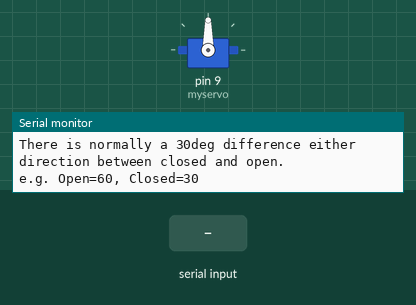
Bench run of a sketch on a simulated Arduino Uno, built with avr-gcc and run on an emulated ATmega328P. Shown: servo, the last lines printed to the serial monitor. The inputs (shaded band) are chosen by the test bench.

Above: at 1.3 s.
1.4 s: "90,45\n" received over Serial
At 2.2 s:
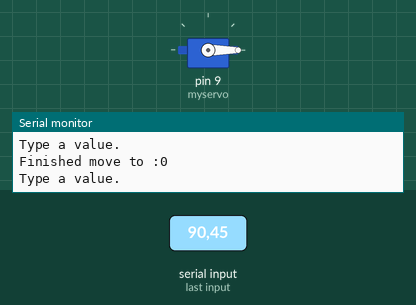
3.2 s: "30,150\n" received over Serial
At 3.36 s:
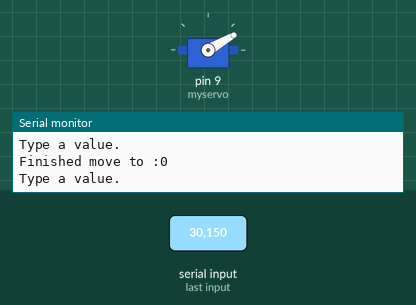
5.0 s: "200\n" received over Serial
At 5.4 s:
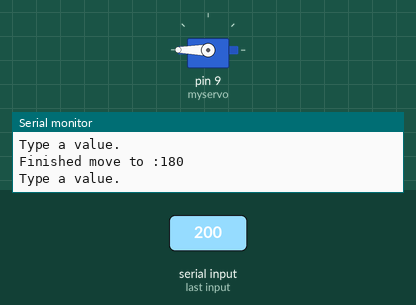
6.5 s: "90\n" received over Serial
At 7.7 s:
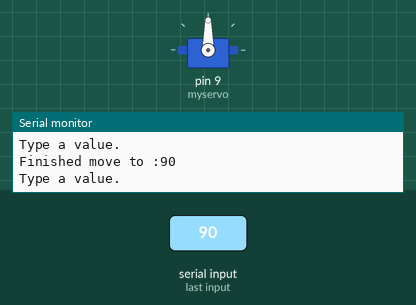
Timing chart, 0 to 9.0 s (numbered marks = the images above; inputs shaded):
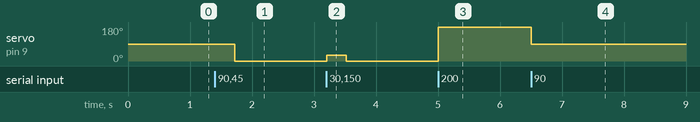

The sketch:

servo_calibrator.ino
```cpp
// Calibration sketch to work out where a servo controlled tap is open or closed.
// John Spencer - 20120227

#include <Servo.h>

Servo myservo;
byte pos;

void setup()
{
  Serial.begin(9600);
  myservo.attach(9);  // attaches the servo on pin 9 to the servo object

  Serial.println("Type a value to set position.");
  Serial.println("Note down when your tap is open and closed.");
  Serial.println("There is normally a 30deg difference either direction between closed and open.");
  Serial.println("e.g. Open=60, Closed=30");
}

void loop()
{
  if (Serial.available()) {
    // this will sit here waiting until there's a value.
  pos = serialReadInt();
  move_servo(pos);
  Serial.println("Type a value.");
  }
}

int serialReadInt()
{
   int i, serAva;                           // i is a counter, serAva hold number of serial available
 char inputBytes [7];                 // Array hold input bytes
 char * inputBytesPtr = &inputBytes[0];  // Pointer to the first element of the array

 if (Serial.available())            // Check to see if there are any serial input
 {
   delay(5);                              // Delay for terminal to finish transmitted
                                              // 5mS work great for 9600 baud (increase this number for slower baud)
   serAva = Serial.available();  // Read number of input bytes
   for (i=0; i<serAva; i++)       // Load input bytes into array
     inputBytes[i] = Serial.read();
   inputBytes[i] =  '\0';             // Put NULL character at the end
   return atoi(inputBytesPtr);    // Call atoi function and return result
 }
 else
   return -1;                           // Return -1 if there is no input
}

void move_servo(int pos){
  myservo.write(pos);
  delay(300);
  Serial.print("Finished move to :");
  Serial.println(myservo.read());
  delay(10);
}
```

Measured:
- after the input at 1.4 s, servo on pin 9 (myservo): 90° → 0° after 0.32 s
- after the input at 3.2 s, servo on pin 9 (myservo): 0° → 30° at once, → 0° 0.32 s later
- after the input at 5.0 s, servo on pin 9 (myservo): 0° → 180° at once
- after the input at 6.5 s, servo on pin 9 (myservo): 180° → 90° at once
